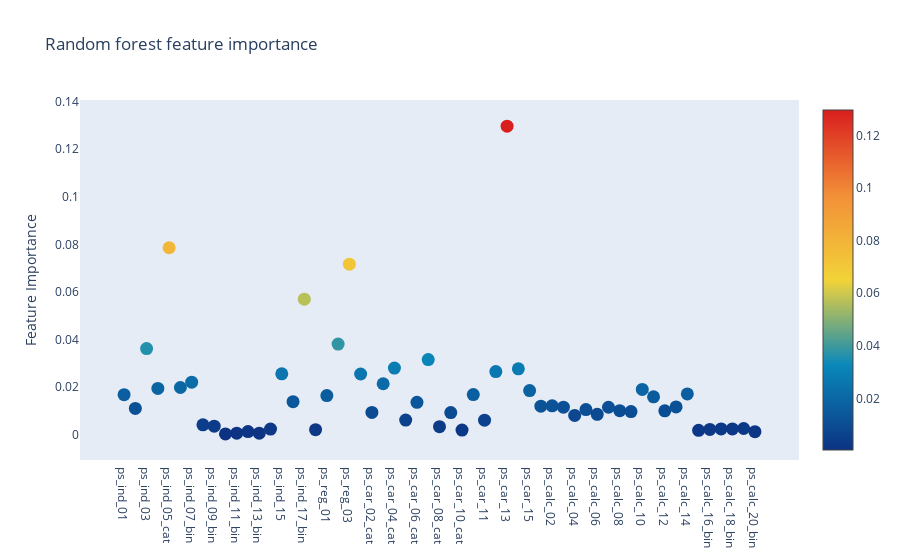

The notebook cell saved with this chart:
### Code cell
trace = go.Scatter(
    y = rf.feature_importances_,
    x= features,
    mode = "markers",
    marker = dict(
        sizemode = "diameter",
        sizeref = 1,
        size = 13,
        color = rf.feature_importances_,
        colorscale = "Portland",
        showscale = True
    ),
    text = features
)
data = [trace]

layout = go.Layout(
    autosize = True,
    title = "Random forest feature importance",
    hovermode = "closest",
    xaxis = dict(
        ticklen = 5,
        showgrid = False,
        zeroline = False,
        showline = False
    ),
    yaxis = dict(
        title = "Feature Importance",
        ticklen = 5,
        showgrid = False,
        zeroline = False,
        showline = False,
        gridwidth = 2
    ),
    showlegend = False
)
fig = go.Figure(data = data, layout = layout)
py.iplot(fig, filename = "scatter2010")

### Figure 1 — Plotly figure (JSON) as saved in the notebook; plotly's stock layout.template omitted (floating-point values rounded to 4 significant figures)
{"data": [{"marker": {"color": [0.01686, 0.01105, 0.03622, 0.01947, 0.07861, 0.01987, 0.02209, 0.004199, 0.003608, 0.0003743, 0.0006586, 0.001347, 0.0006631, 0.002396, 0.0256, 0.01392, 0.05697, 0.002158, 0.01648, 0.03813, 0.0717, 0.02554, 0.009404, 0.02144, 0.02801, 0.006161, 0.01364, 0.03162, 0.003394, 0.009318, 0.00199, 0.0169, 0.006131, 0.02658, 0.1297, 0.02773, 0.01855, 0.01201, 0.01216, 0.01158, 0.008129, 0.01059, 0.008598, 0.01156, 0.01014, 0.00976, 0.01907, 0.01595, 0.01008, 0.01171, 0.01718, 0.00187, 0.002257, 0.00247, 0.002456, 0.00263, 0.001287], "colorscale": [[0, "rgb(12,51,131)"], [0.25, "rgb(10,136,186)"], [0.5, "rgb(242,211,56)"], [0.75, "rgb(242,143,56)"], [1, "rgb(217,30,30)"]], "showscale": true, "size": 13, "sizemode": "diameter", "sizeref": 1}, "mode": "markers", "text": ["ps_ind_01", "ps_ind_02_cat", "ps_ind_03", "ps_ind_04_cat", "ps_ind_05_cat", "ps_ind_06_bin", "ps_ind_07_bin", "ps_ind_08_bin", "ps_ind_09_bin", "ps_ind_10_bin", "ps_ind_11_bin", "ps_ind_12_bin", "ps_ind_13_bin", "ps_ind_14", "ps_ind_15", "ps_ind_16_bin", "ps_ind_17_bin", "ps_ind_18_bin", "ps_reg_01", "ps_reg_02", "ps_reg_03", "ps_car_01_cat", "ps_car_02_cat", "ps_car_03_cat", "ps_car_04_cat", "ps_car_05_cat", "ps_car_06_cat", "ps_car_07_cat", "ps_car_08_cat", "ps_car_09_cat", "ps_car_10_cat", "ps_car_11_cat", "ps_car_11", "ps_car_12", "ps_car_13", "ps_car_14", "ps_car_15", "ps_calc_01", "ps_calc_02", "ps_calc_03", "ps_calc_04", "ps_calc_05", "ps_calc_06", "ps_calc_07", "ps_calc_08", "ps_calc_09", "ps_calc_10", "ps_calc_11", "ps_calc_12", "ps_calc_13", "ps_calc_14", "ps_calc_15_bin", "ps_calc_16_bin", "ps_calc_17_bin", "ps_calc_18_bin", "ps_calc_19_bin", "ps_calc_20_bin"], "x": ["ps_ind_01", "ps_ind_02_cat", "ps_ind_03", "ps_ind_04_cat", "ps_ind_05_cat", "ps_ind_06_bin", "ps_ind_07_bin", "ps_ind_08_bin", "ps_ind_09_bin", "ps_ind_10_bin", "ps_ind_11_bin", "ps_ind_12_bin", "ps_ind_13_bin", "ps_ind_14", "ps_ind_15", "ps_ind_16_bin", "ps_ind_17_bin", "ps_ind_18_bin", "ps_reg_01", "ps_reg_02", "ps_reg_03", "ps_car_01_cat", "ps_car_02_cat", "ps_car_03_cat", "ps_car_04_cat", "ps_car_05_cat", "ps_car_06_cat", "ps_car_07_cat", "ps_car_08_cat", "ps_car_09_cat", "ps_car_10_cat", "ps_car_11_cat", "ps_car_11", "ps_car_12", "ps_car_13", "ps_car_14", "ps_car_15", "ps_calc_01", "ps_calc_02", "ps_calc_03", "ps_calc_04", "ps_calc_05", "ps_calc_06", "ps_calc_07", "ps_calc_08", "ps_calc_09", "ps_calc_10", "ps_calc_11", "ps_calc_12", "ps_calc_13", "ps_calc_14", "ps_calc_15_bin", "ps_calc_16_bin", "ps_calc_17_bin", "ps_calc_18_bin", "ps_calc_19_bin", "ps_calc_20_bin"], "y": [0.01686, 0.01105, 0.03622, 0.01947, 0.07861, 0.01987, 0.02209, 0.004199, 0.003608, 0.0003743, 0.0006586, 0.001347, 0.0006631, 0.002396, 0.0256, 0.01392, 0.05697, 0.002158, 0.01648, 0.03813, 0.0717, 0.02554, 0.009404, 0.02144, 0.02801, 0.006161, 0.01364, 0.03162, 0.003394, 0.009318, 0.00199, 0.0169, 0.006131, 0.02658, 0.1297, 0.02773, 0.01855, 0.01201, 0.01216, 0.01158, 0.008129, 0.01059, 0.008598, 0.01156, 0.01014, 0.00976, 0.01907, 0.01595, 0.01008, 0.01171, 0.01718, 0.00187, 0.002257, 0.00247, 0.002456, 0.00263, 0.001287], "type": "scatter"}], "layout": {"autosize": true, "hovermode": "closest", "showlegend": false, "title": {"text": "Random forest feature importance"}, "xaxis": {"showgrid": false, "showline": false, "ticklen": 5, "zeroline": false}, "yaxis": {"gridwidth": 2, "showgrid": false, "showline": false, "ticklen": 5, "title": {"text": "Feature Importance"}, "zeroline": false}}}
